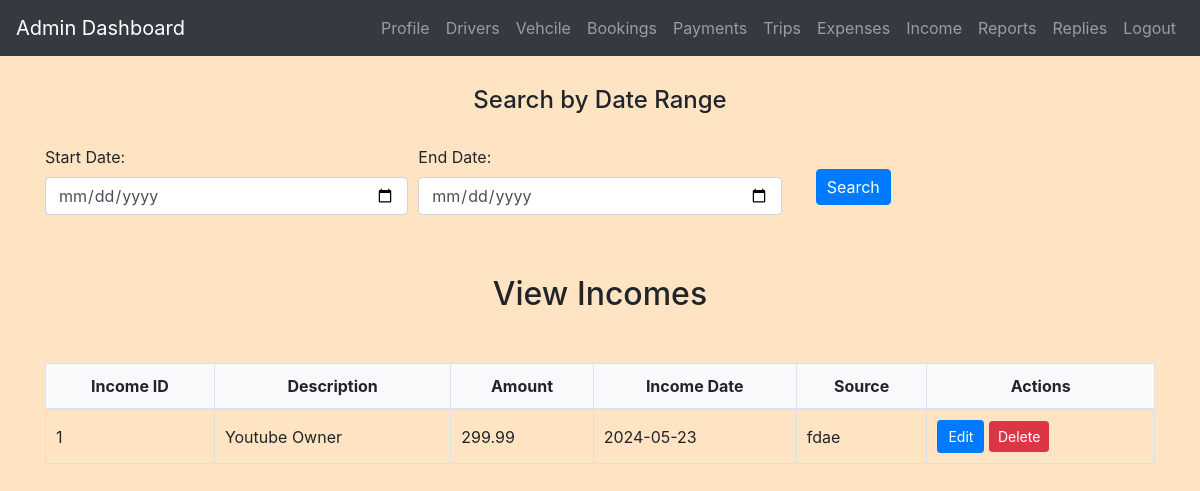
Page /admin/view_incomes.php (signed in) on the committed database.
### tables this page shows
CREATE TABLE `incomes` (
  `income_id` int(11) NOT NULL,
  `description` varchar(255) DEFAULT NULL,
  `amount` decimal(10,2) DEFAULT NULL,
  `income_date` date DEFAULT NULL,
  `source` varchar(255) DEFAULT NULL
);

### admin/view_incomes.php (the view, shortened to what this page needs)
<?php
include('config.php');
$start_date = $_GET['start_date'] ?? '';
$end_date = $_GET['end_date'] ?? '';
if (!empty($start_date) && !empty($end_date)) {
    $sql = "SELECT * FROM Incomes WHERE income_date BETWEEN '$start_date' AND '$end_date'";
} else {
    $sql = "SELECT * FROM Incomes";
}
$result = $conn->query($sql);
?>
<!DOCTYPE html>
<html>
<head>
    <link rel="stylesheet" href="https://maxcdn.bootstrapcdn.com/bootstrap/4.5.2/css/bootstrap.min.css">
    <link rel="stylesheet" href="../css/style.css">
</head>
<body>
<?php include('admin_navbar.php'); ?>
<div class="container mt-3">
    <h4>Search by Date Range</h4>
    <form method="GET">
        <div class="form-row">
            <div class="form-group col-md-4">
                <label for="start_date">Start Date:</label>
                <input type="date" class="form-control" id="start_date" name="start_date">
            </div>
            <div class="form-group col-md-4">
                <label for="end_date">End Date:</label>
                <input type="date" class="form-control" id="end_date" name="end_date">
            </div>
            <div class="form-group col-md-2">
                <button type="submit" class="btn btn-primary m-4">Search</button>
            </div>
        </div>
    </form>
</div>
<div class="container mt-3">
    <h2>View Incomes</h2>
    <div class="table-responsive">
        <table class="table table-bordered">
            <thead>
                <tr>
                    <th>Income ID</th>
                    <th>Description</th>
                    <th>Amount</th>
                    <th>Income Date</th>
                    <th>Source</th>
                    <th>Actions</th>
                </tr>
            </thead>
            <tbody>
                <?php
                if ($result->num_rows > 0) {
                    while ($row = $result->fetch_assoc()) {
                        echo "<tr>
                            <td>{$row['income_id']}</td>
                            <td>{$row['description']}</td>
                            <td>{$row['amount']}</td>
                            <td>{$row['income_date']}</td>
                            <td>{$row['source']}</td>
                            <td>
                                <a href='edit_income.php?id={$row['income_id']}' class='btn btn-primary btn-sm'>Edit</a>
                                <a href='?delete_id={$row['income_id']}' class='btn btn-danger btn-sm' onclick='return confirm(\"Are you sure you want to delete this income?\");'>Delete</a>
                            </td>
                        </tr>";
                    }
                } else {
                    echo "<tr><td colspan='6'>No incomes found</td></tr>";
                }
                ?>
            </tbody>
        </table>
    </div>
</div>
</body>
</html>

### css/style.css (style rules this page uses)
body { background-color: bisque; }
h1, h2, h3, h4 { text-align: center; margin-top: 30px; margin-bottom: 30px; }
.table { width: 100%; border-collapse: collapse; margin-top: 20px; }
.table th, .table td { padding: 10px; border: 1px solid #dee2e6; }
.table thead th { background-color: #f8f9fa; font-weight: bold; text-align: center; }
.table tbody td { vertical-align: middle; }
.btn-primary { padding: 5px 10px; }

### rows in the picture
incomes: income_id "1", description "Youtube Owner", amount "299.99", income_date "2024-05-23", source "fdae"
